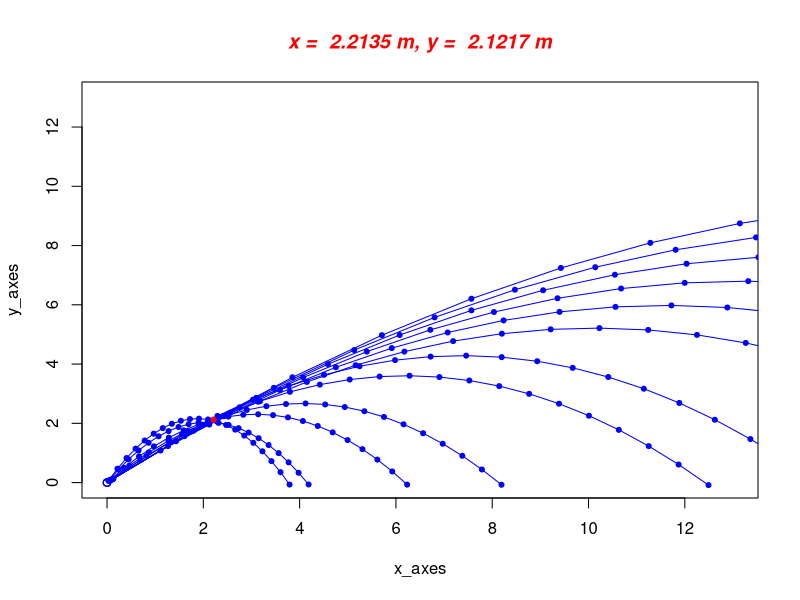

The R script that drew this image:
#################################################################
#This task is to calculate v0 and angle, depending on x and y
#################################################################

epsilon <- 0.05 #accuracy of calculating
g <- 9.81 #gravity acceleration

x <- 2.2135
y <- 2.1217

x_axes <- vector(length=4) #horizontal axes
y_axes <- vector(length=4) #vertical axes 

plot(x_axes, y_axes, col="blue", ylim=c(0, 13), xlim=c(0, 13))
currentParameters = paste("x = ", x, "m, y = ", y, "m")
title(main=currentParameters, col.main="red", font.main=4)
points(x, y, type="o",  pch=20, lty=2, col="red")

for(alpha in seq(from=0.02, to=1.2, by=(epsilon*1.2))) #change angles from 15 grad to 75 grad
{
	for(v0 in seq(from=0.1, to=20, by=(epsilon*20)))
	{
		tmp <- (x*tan(alpha) - x*x*g/(2*v0*v0*cos(alpha)*cos(alpha)))
		if(isTRUE(all.equal(tmp, y, tolerance=0.05))) 
		{
			wholeTime <- 2*v0*sin(alpha)/g #whole time of flight
			step <- epsilon*wholeTime

	               	print(v0)
        	       	cnt=1
              		for(t in seq(from=0.01, to=(wholeTime+step), by=step)) #calculating a parabola with this angle and speed
	               	{
        	               	x_axes[cnt] <- v0*cos(alpha)*t
                	       	y_axes[cnt] <- (v0*sin(alpha)*t-g*t*t/2)
                       		cnt <- cnt+1
	               	}
			print(paste("v0 = ", v0, "m/s, alpha = ", alpha))
        	       	lines(x_axes, y_axes, type="o",  pch=20, lty=1, col="blue")
       		}
	}
}
points(x, y, type="o",  pch=20, lty=2, col="red")
